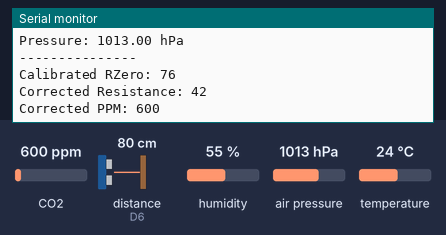
The sketch below on a simulated ESP8266 (NodeMCU). On the bench: the last lines printed to the serial monitor. The inputs (shaded band) are chosen by the test bench; at power-on: CO2 600 ppm, distance to the obstacle (sensor on D6) 80 cm, humidity 55 %, air pressure 1013 hPa, temperature 24 °C. The echo pulse lasts 58.3 µs per cm; WiFi joins after 1.5 s; servers stay silent unless stated; no MQTT or app messages arrive unless stated.

Above: at 3.7 s.
3.8 s: CO2 set to 452 ppm
At 5.2 s:
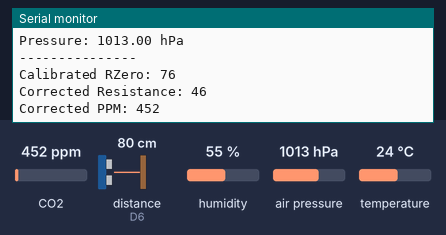
5.3 s: distance to the obstacle (sensor on D6) set to 2 cm
At 11.56 s:
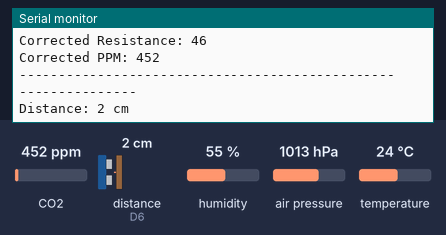
11.7 s: humidity set to 22 %
At 12.7 s:
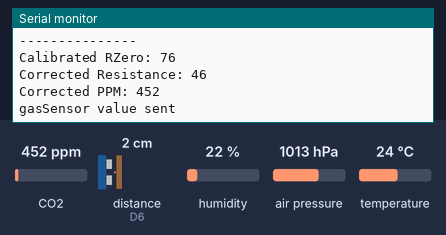
13.6 s: air pressure set to 952 hPa
At 14.7 s:
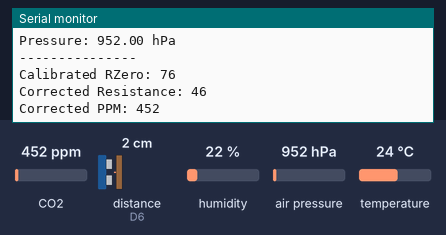
15.1 s: distance to the obstacle (sensor on D6) set to 4 cm
16.6 s: temperature set to 12 °C
Timing chart, 0 to 19.1 s (numbered marks = the images above; inputs shaded):
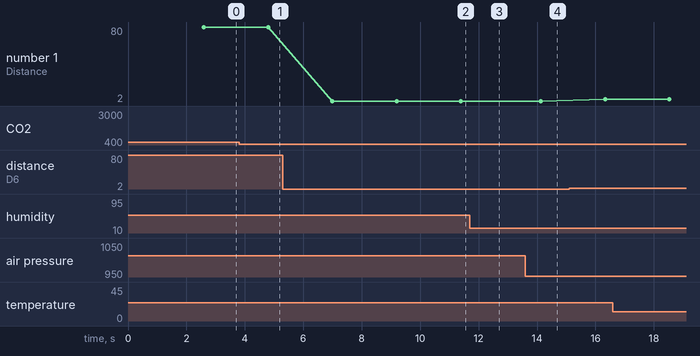

Measured:
- after the input at 3.8 s, the serial monitor: prints a new line after 1.1 s (image 1)
- after the input at 5.3 s, the serial monitor: prints a new line after 1.7 s (image 2)
- after the input at 13.6 s, the serial monitor: prints a new line after 0.61 s (image 4)
- plotted number 1: 80 → 2 after the input at 5.3 s, 2 → 4 after the input at 15.1 s

The sketch:

main_node_code.ino
```cpp
// Zahrnutie potrebných voľne dostupných knižníc tretích strán
#include <ESP8266WiFi.h>
#include <PubSubClient.h>
#include <Wire.h>
#include <Adafruit_Sensor.h>
#include <Adafruit_BME280.h>
#include <Ultrasonic.h>
#include <MQ135.h>

// Wi-Fi prístupové parametre
const char* ssid = "TP-Link_EA46";
const char* password = "41864432";

// MQTT broker prístupové parametre
const char* mqtt_server = "192.168.1.100";
const int mqtt_port = 1883;
const char* mqtt_user = "mqtt_matus";
const char* mqtt_password = "Metju123";

// Definície pre piny ultrasonického senzora HY-SRF05
#define ULTRASONIC_TRIGGER_PIN D5
#define ULTRASONIC_ECHO_PIN D6

// Definície pre piny senzora BME280
#define BME_SCL D1
#define BME_SDA D2

// Definície pre piny plynového senzora MQ135
#define GAS_SENSOR_ANALOG_PIN A0
// Hodnota RZero pre plynový senzor MQ135, potrebné vložit správne nakalibrovanú hodnotu
#define RZERO 250

// Percentuálne makrá pre prácu s meniacimi sa nameranými hodnotami
#define EXTRA_SMALL_PERCENTAGE_CHANGE 2.0
#define SMALL_PERCENTAGE_CHANGE 3.0
#define AVG_PERCENTAGE_CHANGE 5.0
#define LARGE_PERCENTAGE_CHANGE 7.0
#define EXTRA_LARGE_PERCENTAGE_CHANGE 10.0

// Makrá pre reprezentáciu intervalov odosielania(v milisekundách)
#define EXTRA_FAST_TIME_INTERVAL 10000
#define FAST_TIME_INTERVAL 17500
#define AVG_TIME_INTERVAL 25000
#define SLOW_TIME_INTERVAL 32500
#define EXTRA_SLOW_TIME_INTERVAL 40000

// Potrebné inicializácie komponentov
Ultrasonic ultrasonic(ULTRASONIC_TRIGGER_PIN, ULTRASONIC_ECHO_PIN);
WiFiClient espClient;
PubSubClient client(espClient);
Adafruit_BME280 bme;
MQ135 gasSensor(GAS_SENSOR_ANALOG_PIN, RZERO);

// Inicializácia premenných pre zaznamenávanie poslednej aktualizácie(čas)
unsigned long ultrasonicLastUpdateTime = 0;
unsigned long bme280LastUpdateTime = 0;
unsigned long gasSensorLastUpdateTime = 0;

// Inicializácia predošlých(historických) premenných pre výpočet intervalov odosielania
float formerDistanceValue = 0.0;
float formerBmeTemperatureValue = 0.0;
float formerBmeHumidityValue = 0.0;
float formerBmePressureValue = 0.0;
float formerGasSensorValue = 0.0;

// Funkcia setup() zodpovedná za správnu inicializáciu komponentov
void setup() {
  // Začatie sériovej komunikácie s baud rate hodnotou 9600
  Serial.begin(9600);
  delay(1000);

  // Pripojenie k sieti Wi-Fi pomocou zadefinovaného SSID a hesla
  Serial.println("Connecting to WiFi");
  WiFi.begin(ssid, password);
  while (WiFi.status() != WL_CONNECTED) {
    delay(250);
    Serial.print(".");
  }
  Serial.println("");
  Serial.println("WiFi connected");

  // Pripojenie k MQTT broker pomocou serverovej adresy a portu
  Serial.println("Connecting to MQTT broker");
  client.setServer(mqtt_server, mqtt_port);

  // Inicializácia I2C komunikácie pomocou portov definovaných v makrách
  Wire.begin(BME_SDA, BME_SCL);
  // BME280 adresa je 0x77
  bool status = bme.begin(0x77);

  // Chybový výpis pri nesprávnom hardvérovom zapojení senzora BME280
  if (!status) {
    Serial.println("Could not find a valid BME280 sensor, check wiring!");
    while (1)
      ;
  }
}

// Funckia loop(), ktorá sústavne cyklicky beží po funckii setup()
void loop() {
  // Kontrola pripojenia MQTT klienta, volanie funckie reconnect() pokial nie je pripojený
  if (!client.connected()) {
    reconnect();
  }

  client.loop();

  Serial.println("------------------------------------------------");
  // Získaj aktuálny čas
  unsigned long currentMillis = millis();

  /* Nasledujúce podmienky slúžia pre meranie hodnôt a následné porovnanie s predošlými hodnotami,
  na základe ktorých je vyhodnotený interval odosielania a proces samotného odosielania dát */
  int currentDistanceValue = measureUltrasonic();
  if (currentMillis - ultrasonicLastUpdateTime >= calculateInterval(formerDistanceValue, currentDistanceValue)) {
    sendSensorData(currentDistanceValue, "ultrasonic", formerDistanceValue);
    ultrasonicLastUpdateTime = millis();
  }

  float currentTemperatureValue, currentHumidityValue, currentPressureValue;
  measureBME280(currentTemperatureValue, currentHumidityValue, currentPressureValue);
  if (currentMillis - bme280LastUpdateTime >= calculateBmeInterval(formerBmeTemperatureValue, formerBmeHumidityValue, formerBmePressureValue, currentTemperatureValue, currentHumidityValue, currentPressureValue)) {
    sendSensorData(currentTemperatureValue, currentHumidityValue, currentPressureValue, "bme280", formerBmeTemperatureValue, formerBmeHumidityValue, formerBmePressureValue);
    bme280LastUpdateTime = millis();
  }

  int currentGasSensorValue = measureGasSensor();
  if (currentMillis - gasSensorLastUpdateTime >= calculateInterval(formerGasSensorValue, currentGasSensorValue)) {
    sendSensorData(currentGasSensorValue, "gasSensor", formerGasSensorValue);
    gasSensorLastUpdateTime = millis();
  }

  // Oneskorenie(milisekundy), aby sme predišli prípadnému pretaženiu CPU
  delay(2000);
}

/* Funkcia pre kalkuláciu intervalu odosielania na základe aktuálnej a predošlej hodnoty na základe percentuálneho porovnania a
následné priradenie správneho časového intervalu */
unsigned long calculateInterval(float formerValue, float currentValue) {
  float absoluteChange = abs(formerValue - currentValue);
  float percentageChange = (absoluteChange / formerValue) * 100.0;

  // Priradenie individuálnych percentuálnych zmien k prislúchajúcim časovým intervalom
  if (percentageChange <= EXTRA_SMALL_PERCENTAGE_CHANGE) {
    return EXTRA_SLOW_TIME_INTERVAL;
  } else if (percentageChange <= SMALL_PERCENTAGE_CHANGE) {
    return SLOW_TIME_INTERVAL;
  } else if (percentageChange <= AVG_PERCENTAGE_CHANGE) {
    return AVG_TIME_INTERVAL;
  } else if (percentageChange <= LARGE_PERCENTAGE_CHANGE) {
    return FAST_TIME_INTERVAL;
  } else {
    return EXTRA_FAST_TIME_INTERVAL;
  }
}

// Funkcia podobná k funckii calculateInterval(), akurát optimalizovaná pre BME280 senzor
unsigned long calculateBmeInterval(float formerValue1, float formerValue2, float formerValue3, float currentTemperature, float currentHumidity, float currentPressure) {
  float temperatureChange = abs(formerValue1 - currentTemperature) / formerValue1 * 100.0;
  float humidityChange = abs(formerValue2 - currentHumidity) / formerValue2 * 100.0;
  float pressureChange = abs(formerValue3 - currentPressure) / formerValue3 * 100.0;

  /* Na rozdiel od ostatných senzorov, pri tomto senzore porovnaváme až tri merané hodnoty a vyberieme najvačší percentuálny rozdiel spomedzi meraných veličín
  a následne priradíme vhodný interval */
  float maxChange = max(temperatureChange, max(humidityChange, pressureChange));

  // Priradenie jednotlivých percentuálnych zmien k prislúchajúcim časovým intervalom
  if (maxChange <= EXTRA_SMALL_PERCENTAGE_CHANGE) {
    return EXTRA_SLOW_TIME_INTERVAL;
  } else if (maxChange <= SMALL_PERCENTAGE_CHANGE) {
    return SLOW_TIME_INTERVAL;
  } else if (maxChange <= AVG_PERCENTAGE_CHANGE) {
    return AVG_TIME_INTERVAL;
  } else if (maxChange <= LARGE_PERCENTAGE_CHANGE) {
    return FAST_TIME_INTERVAL;
  } else {
    return EXTRA_FAST_TIME_INTERVAL;
  }
}

// Funkcia pre senzor HY-SRF05, ktorá zabezpečuje meranie vzdialenosti
int measureUltrasonic() {
  // Prečíta hodnotu vzdialenosti z ultrasonického senzora
  int distance = ultrasonic.read();

  // Kontrola, či sa hodnota nachádza v správnom rozsahu, pri nesprávnom vráti -1, ktorá reprezentuje tento stav
  if (distance <= 1 || distance >= 300) {
    distance = -1;
  }

  Serial.println("---------------");
  Serial.print("Distance: ");
  Serial.print(distance);
  Serial.println(" cm");

  // Návratová hodnota vzdialenosti
  return distance;
}

// Funkcia pre senzor BME280, ktorá zabezpečuje meranie teploty, hustoty a tlaku vzduchu
void measureBME280(float& temperature, float& humidity, float& pressure) {
  // Prečítanie hodnot teploty, vlhkosti a tlaku vzduchu zo senzorov a následný zápis do príslušných premenných
  temperature = bme.readTemperature();
  humidity = bme.readHumidity();
  pressure = bme.readPressure() / 100.0F;

  Serial.println("---------------");
  Serial.print("Temperature: ");
  Serial.print(temperature);
  Serial.println(" Celsius");

  Serial.print("Humidity: ");
  Serial.print(humidity);
  Serial.println(" %");

  Serial.print("Pressure: ");
  Serial.print(pressure);
  Serial.println(" hPa");
}

// Funkcia pre senzor MQ135, ktorá zabezpečuje meranie množstva oxidu uhličitého vo vzduchu
int measureGasSensor() {
  // Získanie aktuálnej hodnoty RZero
  int rzero = gasSensor.getRZero();
  // Odhadujeme optimálnu teplotu 20°C & 33% vlhkosť
  int correctedResistance = gasSensor.getCorrectedResistance(20, 33);
  // Výpočet hodnoty ppm a následné priradenia do premennej ppm
  int ppm = gasSensor.getCorrectedPPM(20, 33);

  Serial.println("---------------");

  Serial.print("Calibrated RZero: ");
  Serial.println(rzero);

  Serial.print("Corrected Resistance: ");
  Serial.println(correctedResistance);

  Serial.print("Corrected PPM: ");
  Serial.println(ppm);

  // Návrat hodnoty premennej ppm
  return ppm;
}

// Funckia pre posielanie dát senzorov HY-SRF05 a MQ135
void sendSensorData(int value, const char* sensorType, float& formerValue) {
  // Vytvorenie HTTP klienta pomocou inštancie triedy WiFiClient
  WiFiClient http_client;
  // Definícia HTTP portu servera
  const int httpPort = 80;
  // Vytvorenie URL pre HTTP GET Request s typom senzora a hodnotou
  String url = "/esp8266_to_database.php?" + String(sensorType) + "=" + String(value);

  // Kontrola spojenia so serverom
  if (http_client.connect("192.168.1.100", httpPort)) {
    // Konštrukcia a odosielanie HTTP GET Request na server so špecifickou adresou URL
    http_client.print(String("GET ") + url + " HTTP/1.1\r\n" + "Host: your_server_ip\r\n" + "Connection: close\r\n\r\n");
    delay(10);
    // Uzatvorenie konekcie po odoslaní na server
    http_client.stop();

    // Aktualizácia predošlej hodnoty po úspešnom prenose dát
    formerValue = value;

    Serial.println(String(sensorType) + " value sent");
  } else {
    Serial.println("Unable to connect to server");
  }
}

/* Funckia pre posielanie dát senzoru BME280, ktorá je modifikovanou verziou funckie sendSensorData(int value, const char* sensorType,
float& formerValue), s rozdielnym počtom parametrov pre zabezpečenie správnej funkcionality pri použití senzora BME280 */
void sendSensorData(float value1, float value2, float value3, const char* sensorType, float& formerValue1, float& formerValue2, float& formerValue3) {
  WiFiClient http_client;
  const int httpPort = 80;
  String url = "/esp8266_to_database.php?" + String(sensorType) + "1=" + String(value1) + "&" + String(sensorType) + "2=" + String(value2) + "&" + String(sensorType) + "3=" + String(value3);

  if (http_client.connect("192.168.1.100", httpPort)) {
    http_client.print(String("GET ") + url + " HTTP/1.1\r\n" + "Host: your_server_ip\r\n" + "Connection: close\r\n\r\n");
    delay(10);
    http_client.stop();

    formerValue1 = value1;
    formerValue2 = value2;
    formerValue3 = value3;

    Serial.println("BME values sent");
  } else {
    Serial.println("Unable to connect to server");
  }
}

// Predpríprava -> funkcia, ktorá sa periodicky pokúša pripojiť k MQTT broker
void reconnect() {
  while (!client.connected()) {
    Serial.print("Attempting MQTT connection...");
    if (client.connect("NodeMCU", mqtt_user, mqtt_password)) {
      Serial.println("connected");
      client.subscribe("some_topic");
    } else {
      Serial.print("failed, rc=");
      Serial.print(client.state());
      Serial.println(" try again in 10 seconds");
      delay(10000);
    }
  }
}
```
